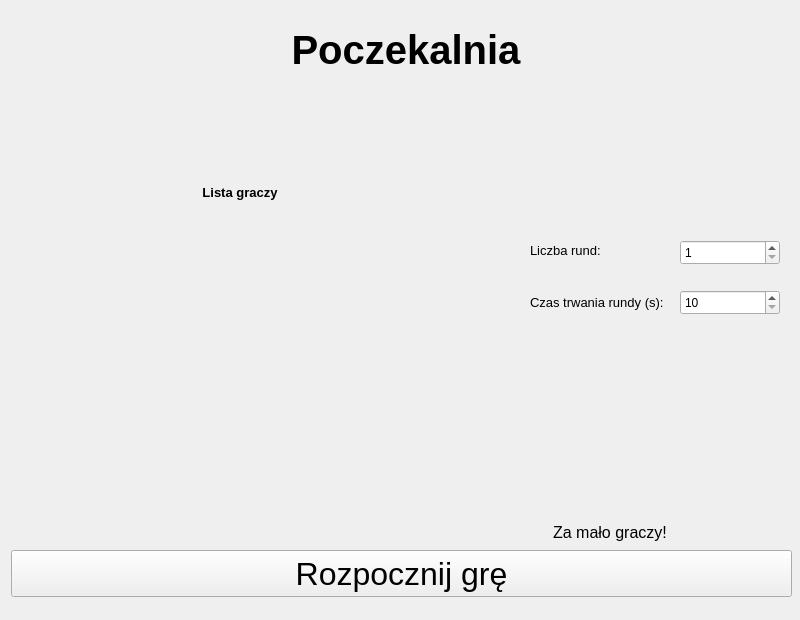
<?xml version="1.0" encoding="UTF-8"?>
<ui version="4.0">
 <class>waitingroom</class>
 <widget class="QWidget" name="waitingroom">
  <property name="geometry">
   <rect>
    <x>0</x>
    <y>0</y>
    <width>800</width>
    <height>620</height>
   </rect>
  </property>
  <property name="windowTitle">
   <string>MainWindow</string>
  </property>
  <widget class="QPushButton" name="startGamePushButton">
   <property name="geometry">
    <rect>
     <x>11</x>
     <y>550</y>
     <width>781</width>
     <height>47</height>
    </rect>
   </property>
   <property name="font">
    <font>
     <pointsize>24</pointsize>
    </font>
   </property>
   <property name="text">
    <string>Rozpocznij grę</string>
   </property>
  </widget>
  <widget class="QLabel" name="errorLabel">
   <property name="geometry">
    <rect>
     <x>460</x>
     <y>470</y>
     <width>300</width>
     <height>72</height>
    </rect>
   </property>
   <property name="maximumSize">
    <size>
     <width>1000</width>
     <height>16777215</height>
    </size>
   </property>
   <property name="font">
    <font>
     <pointsize>12</pointsize>
    </font>
   </property>
   <property name="text">
    <string>Za mało graczy!</string>
   </property>
   <property name="alignment">
    <set>Qt::AlignBottom|Qt::AlignHCenter</set>
   </property>
  </widget>
  <widget class="QWidget" name="layoutWidget">
   <property name="geometry">
    <rect>
     <x>10</x>
     <y>213</y>
     <width>461</width>
     <height>331</height>
    </rect>
   </property>
   <layout class="QVBoxLayout" name="listOfPlayers">
    <property name="spacing">
     <number>6</number>
    </property>
    <property name="sizeConstraint">
     <enum>QLayout::SetDefaultConstraint</enum>
    </property>
    <property name="bottomMargin">
     <number>0</number>
    </property>
   </layout>
  </widget>
  <widget class="QLabel" name="poczekalniaLabel">
   <property name="geometry">
    <rect>
     <x>50</x>
     <y>0</y>
     <width>712</width>
     <height>100</height>
    </rect>
   </property>
   <property name="minimumSize">
    <size>
     <width>500</width>
     <height>100</height>
    </size>
   </property>
   <property name="font">
    <font>
     <pointsize>30</pointsize>
     <weight>75</weight>
     <bold>true</bold>
    </font>
   </property>
   <property name="text">
    <string>Poczekalnia</string>
   </property>
   <property name="alignment">
    <set>Qt::AlignCenter</set>
   </property>
  </widget>
  <widget class="QLabel" name="czasRundyLabel">
   <property name="geometry">
    <rect>
     <x>530</x>
     <y>290</y>
     <width>141</width>
     <height>25</height>
    </rect>
   </property>
   <property name="minimumSize">
    <size>
     <width>0</width>
     <height>0</height>
    </size>
   </property>
   <property name="font">
    <font>
     <pointsize>10</pointsize>
    </font>
   </property>
   <property name="text">
    <string>Czas trwania rundy (s):</string>
   </property>
  </widget>
  <widget class="QSpinBox" name="czasRundyspinBox">
   <property name="geometry">
    <rect>
     <x>680</x>
     <y>290</y>
     <width>100</width>
     <height>25</height>
    </rect>
   </property>
   <property name="minimumSize">
    <size>
     <width>100</width>
     <height>25</height>
    </size>
   </property>
   <property name="minimum">
    <number>10</number>
   </property>
   <property name="maximum">
    <number>300</number>
   </property>
  </widget>
  <widget class="QSpinBox" name="liczbaRundspinBox">
   <property name="geometry">
    <rect>
     <x>680</x>
     <y>240</y>
     <width>100</width>
     <height>25</height>
    </rect>
   </property>
   <property name="minimumSize">
    <size>
     <width>100</width>
     <height>25</height>
    </size>
   </property>
   <property name="minimum">
    <number>1</number>
   </property>
   <property name="maximum">
    <number>15</number>
   </property>
  </widget>
  <widget class="QLabel" name="liczbaRundLabel">
   <property name="geometry">
    <rect>
     <x>530</x>
     <y>230</y>
     <width>71</width>
     <height>41</height>
    </rect>
   </property>
   <property name="minimumSize">
    <size>
     <width>0</width>
     <height>0</height>
    </size>
   </property>
   <property name="font">
    <font>
     <pointsize>10</pointsize>
    </font>
   </property>
   <property name="text">
    <string>Liczba rund:</string>
   </property>
  </widget>
  <widget class="QLabel" name="label">
   <property name="geometry">
    <rect>
     <x>90</x>
     <y>180</y>
     <width>300</width>
     <height>25</height>
    </rect>
   </property>
   <property name="minimumSize">
    <size>
     <width>300</width>
     <height>25</height>
    </size>
   </property>
   <property name="maximumSize">
    <size>
     <width>16777215</width>
     <height>25</height>
    </size>
   </property>
   <property name="font">
    <font>
     <pointsize>10</pointsize>
     <weight>75</weight>
     <bold>true</bold>
    </font>
   </property>
   <property name="text">
    <string>Lista graczy</string>
   </property>
   <property name="alignment">
    <set>Qt::AlignCenter</set>
   </property>
  </widget>
 </widget>
 <resources/>
 <connections/>
</ui>
